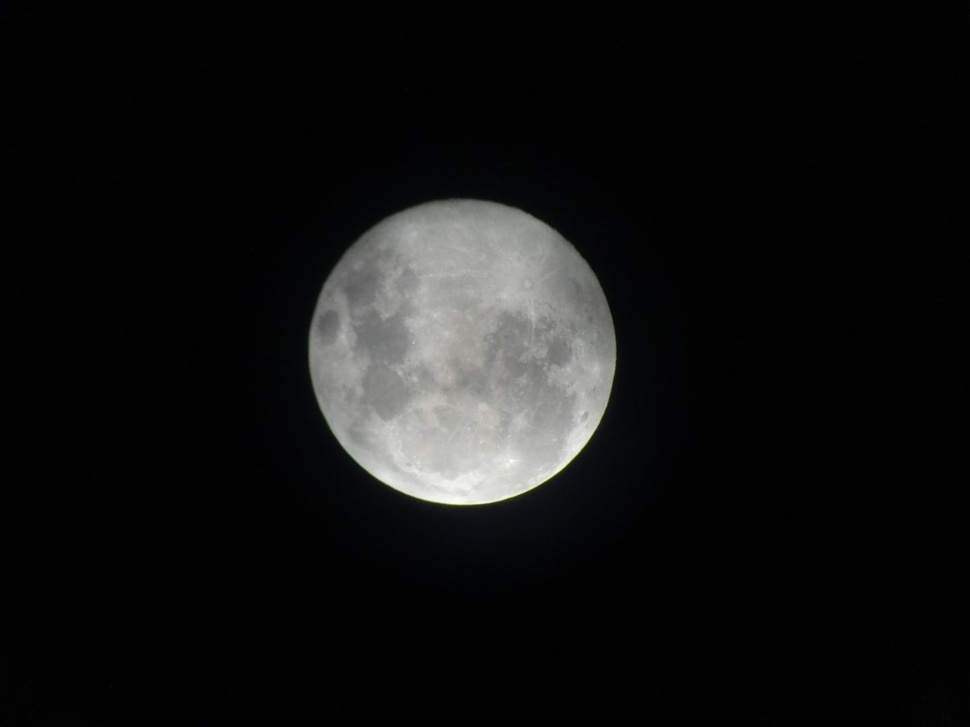
#> input picture test/IMAGE_MOON.JPG, 970 x 727 px, shrunk from 1440 x 1080 before the run
$ python PID.py
#> lines starting #> are read from the running program, lines starting #| are printed output that depends on the picture; after the words box and inside, x2 and y2 are one past the last pixel; in counts of white or black regions, pixels touching at a corner belong together; long printed decimals are rounded
### cameraModel.py
#!/usr/bin/python
# -*- coding: utf-8 -*-

import numpy as np
import cv2
import math
from matplotlib import pyplot as plt

import binmom

class CameraModel(object):
    """docstring for CameraModel."""
    def __init__(self, ii):
        super(CameraModel, self).__init__()
        self.initialImage   = ii
        self.currentImage   = ii
        self.planetVelocity = [10,-2] # [pixel/step]
        self.imageSize      = tuple(np.array([self.initialImage.shape[1], self.initialImage.shape[0]]))
        self.position       = [0,0]
        self.gearRate       = 1.5

    def updateImage(self, posdX, posdY):
        print([posdX,posdY])
        self.position[0] += posdX * self.gearRate + self.planetVelocity[0]
        self.position[1] += posdY * self.gearRate + self.planetVelocity[1]
        rad = 0
        matrix = [
        [np.cos(rad), -np.sin(rad), self.position[0]],
        [np.sin(rad), np.cos(rad),  self.position[1]]
        ]
        affineMatrix = np.float32(matrix)
        self.currentImage = cv2.warpAffine(self.initialImage, affineMatrix, self.imageSize,flags=cv2.INTER_NEAREST)

    def showCurrentImage(self, error2 = 0):
        cv2.namedWindow('Current Image', cv2.WINDOW_NORMAL)
        outputImage = self.currentImage.copy() #OpenCV は別の変数に代入しても，元の変数を改変するため，.copy()関数でクローンを作成する
        cv2.line(outputImage, (self.imageSize[0]//2,self.imageSize[1]//2-20), (self.imageSize[0]//2,self.imageSize[1]//2+20), (200, 200, 200),thickness=3, lineType=cv2.LINE_AA)
        cv2.line(outputImage, (self.imageSize[0]//2-20,self.imageSize[1]//2), (self.imageSize[0]//2+20,self.imageSize[1]//2), (200, 200, 200),thickness=3,lineType=cv2.LINE_AA)
        cv2.putText(outputImage, 'X POSITION: ' + str(self.position[0]), (40, 70), cv2.FONT_HERSHEY_PLAIN, 4, (255, 255, 255), 3, cv2.LINE_AA)
        cv2.putText(outputImage, 'Y POSITION: ' + str(self.position[1]), (40, 120), cv2.FONT_HERSHEY_PLAIN, 4, (255, 255, 255), 3, cv2.LINE_AA)
        cv2.putText(outputImage, 'STOP: \'s\'', (40, 170), cv2.FONT_HERSHEY_PLAIN, 4, (255, 255, 255), 3, cv2.LINE_AA)
        if error2 != 0:
            cv2.putText(outputImage, 'ΣERROR^2: ' + str(error2), (40, 220), cv2.FONT_HERSHEY_PLAIN, 4, (255, 255, 255), 3, cv2.LINE_AA)
        cv2.imshow('Current Image',outputImage)


# [27 lines that do not run on import are left out]

### binmom.py
#!/usr/bin/python
# -*- coding: utf-8 -*-
"""画像の２値化(binalize)とモーメント中心を見つけるモジュール."""

import numpy as np
import cv2
from matplotlib import pyplot as plt


def binalize(img):
    """画像の２値化を行う.

    1. 画像をグレースケールに変換
    2. しきい値[0, 255]を基準に２値化する

    # 入力：
     + img: cv2 モジュールで読み込んだ画像オブジェクト
    # 出力：
     + img_binalized: 2値化した画像オブジェクト

    参考
    https://www.blog.umentu.work/python-opencv3%E3%81%A7%E7%94%BB%E5%83%8F%E3%81%AE%E7%94%BB%E7%B4%A0%E5%80%A4%E3%82%92%E4%BA%8C%E5%80%A4%E5%8C%96%E3%81%97%E3%81%A6%E5%87%BA%E5%8A%9B/
    """
    img_gray = cv2.cvtColor(img, cv2.COLOR_BGR2GRAY)
    thresh = 60
    max_pixel = 255
    ret, img_binalized = cv2.threshold(
        img_gray,
        thresh,
        max_pixel,
        cv2.THRESH_BINARY
    )
    return img_binalized


def getCoG(img):
    """輪郭の重心を求める.輪郭が見つからなければ中心を出力.

    # 入力
     + img: cv2モジュールの画像オブジェクト
    # 出力
     + [x, y]: 輪郭から得られた重心位置
    参考
    http://labs.eecs.tottori-u.ac.jp/sd/Member/oyamada/OpenCV/html/py_tutorials/py_imgproc/py_contours/py_contour_features/py_contour_features.html
    """
    img_size = np.array([img.shape[1], img.shape[0]])
    mu = cv2.moments(img, False)
    if mu["m00"] < 1.0e-2:
        # cv2.imshow("image",img)
        x = int(img_size[0]/2)
        y = int(img_size[1]/2)
    else:
        x, y = int(mu["m10"]/mu["m00"]), int(mu["m01"]/mu["m00"])
        pass

    return np.array([x, y])


def run(img):
    """色抽出を行わずに解析を行う.

    # 入力
     + img: cv2モジュールの画像オブジェクト
    # 出力
     + error: 重心位置の、画像中心からのずれ
     + center: 輪郭の重心位置
    """
    img_size = np.array([img.shape[1], img.shape[0]])

    img_binalized = binalize(img)
    center = getCoG(img_binalized)
    error = center - img_size/2

    print("Position: [%d, %d]" % (center[0], center[1]))
    print("Error: [%d, %d]" % (error[0], error[1]))
    print("Center: [%d, %d]" % (center[0], center[1]))

    cv2.circle(
        img,
        (center[0], center[1]),
        int(img.shape[1] * 0.01),
        (0, 0, 255),
        -1
    )

    return error, center


# [102 lines left out: functions runMovingObject, runPink, not called in this run]


# [14 lines that do not run on import are left out]

    # img = cv2.imread('./test/IMAGE_MOON.JPG',1)
    # error, center = run(img)
    #
    # cv2.circle(
    #     img,
    #     (center[0], center[1]),
    #     int(img.shape[1] * 0.01),
    #     (0, 0, 255),
    #     -1
    # )
    # plt.figure()
    # plt.imshow(cv2.cvtColor(img, cv2.COLOR_RGB2BGR))
    # plt.show()
    #
    # img = cv2.imread('./test/IMAGE_MOON2.JPG',1)
    # error, center = run(img)
    #
    # cv2.circle(
    #     img,
    #     (center[0], center[1]),
    #     int(img.shape[1] * 0.01),
    #     (0, 0, 255),
    #     -1
    # )
    # plt.figure()
    # plt.imshow(cv2.cvtColor(img, cv2.COLOR_RGB2BGR))
    # plt.show()
    #
    # img = cv2.imread('./test/IMAGE_MOON3.JPG',1)
    # error, center = run(img)
    #
    # cv2.circle(
    #     img,
    #     (center[0], center[1]),
    #     int(img.shape[1] * 0.01),
    #     (0, 0, 255),
    #     -1
    # )
    # plt.figure()
    # plt.imshow(cv2.cvtColor(img, cv2.COLOR_RGB2BGR))
    # plt.show()

### PID.py
#!/usr/bin/python
# -*- coding: utf-8 -*-

import numpy as np
import cv2

import cameraModel
import binmom

class PIDControl(object):
    """docstring for PDControl."""
    def __init__(self, omega, zeta, kappa):
        super(PIDControl, self).__init__()
        self.xDot     = np.array([0,0])
        self.x        = np.array([0,0])
        self.xDt      = np.array([0,0])
        self.omega    = omega
        self.zeta     = zeta
        self.kappa    = kappa

    def updateData(self, x):
        self.xDot = x - self.x
        self.xDt  = x + self.xDt
        self.x    = x

    def getControlParam(self):
        pTerm = self.omega ** 2 * self.x
        dTerm = 2 * self.omega * self.zeta * self.xDot
        iTerm = self.kappa * self.xDt

        ctrlParam = -pTerm - dTerm - iTerm
        return ctrlParam


if __name__ == '__main__':
    model = cameraModel.CameraModel(cv2.imread('./test/IMAGE_MOON.JPG'))
#> in __init__, self.initialImage is the input picture: shape (727, 970, 3); mean B, G, R 18, 18.3, 18
    controller = PIDControl(0.5, 0.3, 0.3)

    error =[100,100] # huristic value
    error2 = 0
    pastError = [0,0]
    integralError = [0,0]
    while np.linalg.norm(error) > 1.0e-3:
        key = cv2.waitKey(100)&0xff
#> (key Esc is pressed here)
        if key == ord('s'):
            break

        error, center = binmom.run(model.currentImage)
#> in binalize, `ret, img_binalized = cv2.threshold( img_gray, thresh, max_pixel, cv2.T..`:
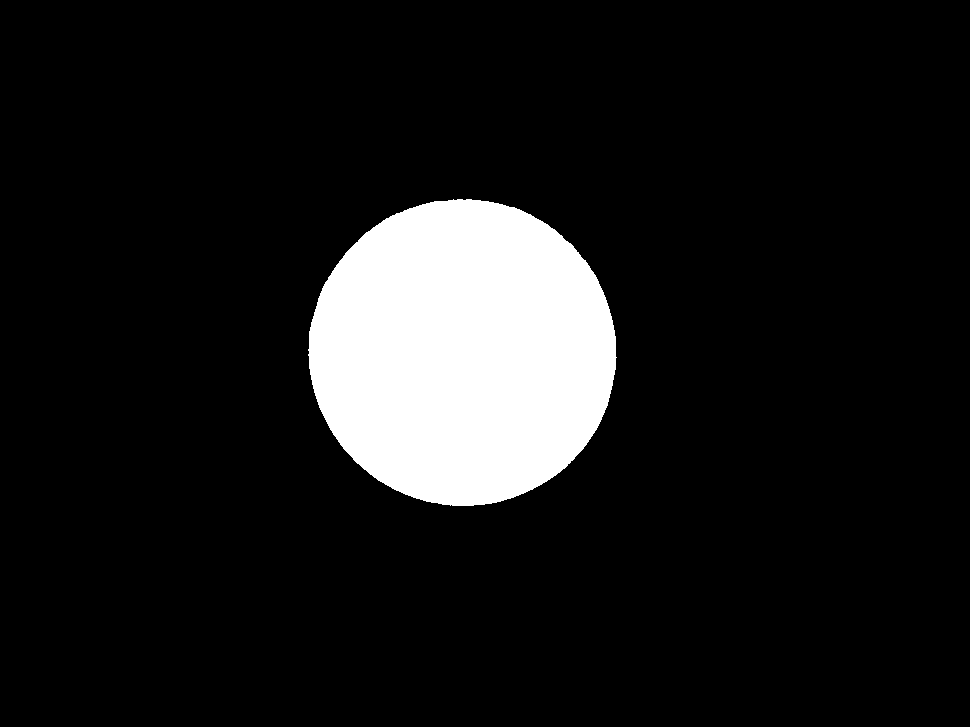
#> img_binalized: shape (727, 970); 10.5% white; 1 white region, box (x1, y1, x2, y2) and area: (308, 199, 617, 506) 74053
#> in binalize, `ret, img_binalized = cv2.threshold( img_gray, thresh, max_pixel, cv2.T..`: ret = 60
#> in getCoG, `mu = cv2.moments(img, False)`: mu = moments, m00 18883515, centre m10/m00, m01/m00 = (462.2, 352.1)
#> in getCoG, `x, y = int(mu["m10"]/mu["m00"]), int(mu["m01"]/mu["m00"])`: x = 462; y = 352
#> in run, `center = getCoG(img_binalized)`: center = [462, 352]
#> in run, `error = center - img_size/2`: error = [-23, -11.5]
#| Position: [462, 352]
#| Error: [-23, -11]
#| Center: [462, 352]
#> error = [-23, -11.5]; center = [462, 352]
        controller.updateData(error)
#> in updateData, `self.xDot = x - self.x`: self.xDot = [-23, -11.5]
        ctrl = controller.getControlParam()
#> in getControlParam, `pTerm = self.omega ** 2 * self.x`: pTerm = [-5.75, -2.88]
#> in getControlParam, `dTerm = 2 * self.omega * self.zeta * self.xDot`: dTerm = [-6.9, -3.45]
#> in getControlParam, `ctrlParam = -pTerm - dTerm - iTerm`: ctrlParam = [19.55, 9.77]
#> ctrl = [19.55, 9.77]

        error2 += np.linalg.norm(error)
#> error2 = 25.71
        model.updateImage(*ctrl)
#| [19.550, 9.775]
#> in updateImage, `matrix = [ [np.cos(rad), -np.sin(rad), self.position[0]], [np.sin(rad)..`: matrix = [[1, 0, 39.32], [0, 1, 12.66]]
#> in updateImage, `affineMatrix = np.float32(matrix)`: affineMatrix = [[1, 0, 39.33], [0, 1, 12.66]]
#> in updateImage, `self.currentImage = cv2.warpAffine(self.initialImage, affineMatrix, se..`:
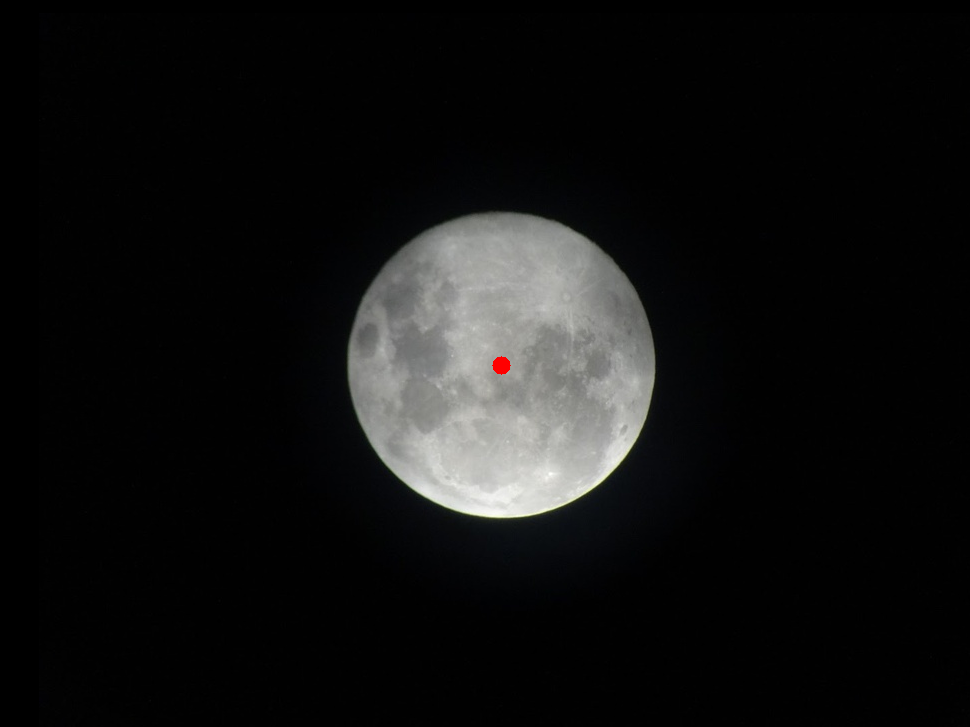
#> self.currentImage: shape (727, 970, 3); mean B, G, R 17.9, 18.1, 18
        model.showCurrentImage(error2)
#> in showCurrentImage, `cv2.line(outputImage, (self.imageSize[0]//2,self.imageSize[1]//2-20), ..`: outputImage: shape (727, 970, 3); 0.04% of pixels changed, all inside (x1, y1, x2, y2) = (482, 341, 489, 386)
#> in showCurrentImage, `cv2.line(outputImage, (self.imageSize[0]//2-20,self.imageSize[1]//2), ..`: outputImage: shape (727, 970, 3); mean B, G, R 17.9, 18.2, 18
#> in showCurrentImage, `cv2.putText(outputImage, 'ΣERROR^2: ' + str(error2), (40, 220), cv2.FO..`:
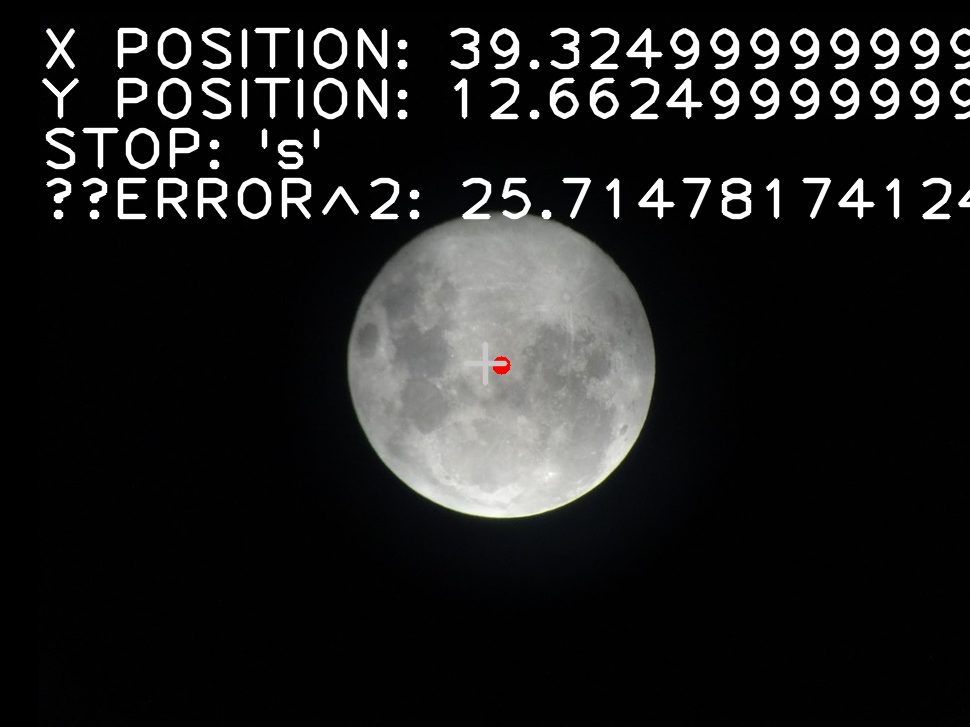
#> outputImage: shape (727, 970, 3); mean B, G, R 30.2, 30.4, 30.2

    cv2.waitKey(0)

$ run again, with test/IMAGE_MOON2.jpg copied over test/IMAGE_MOON.JPG
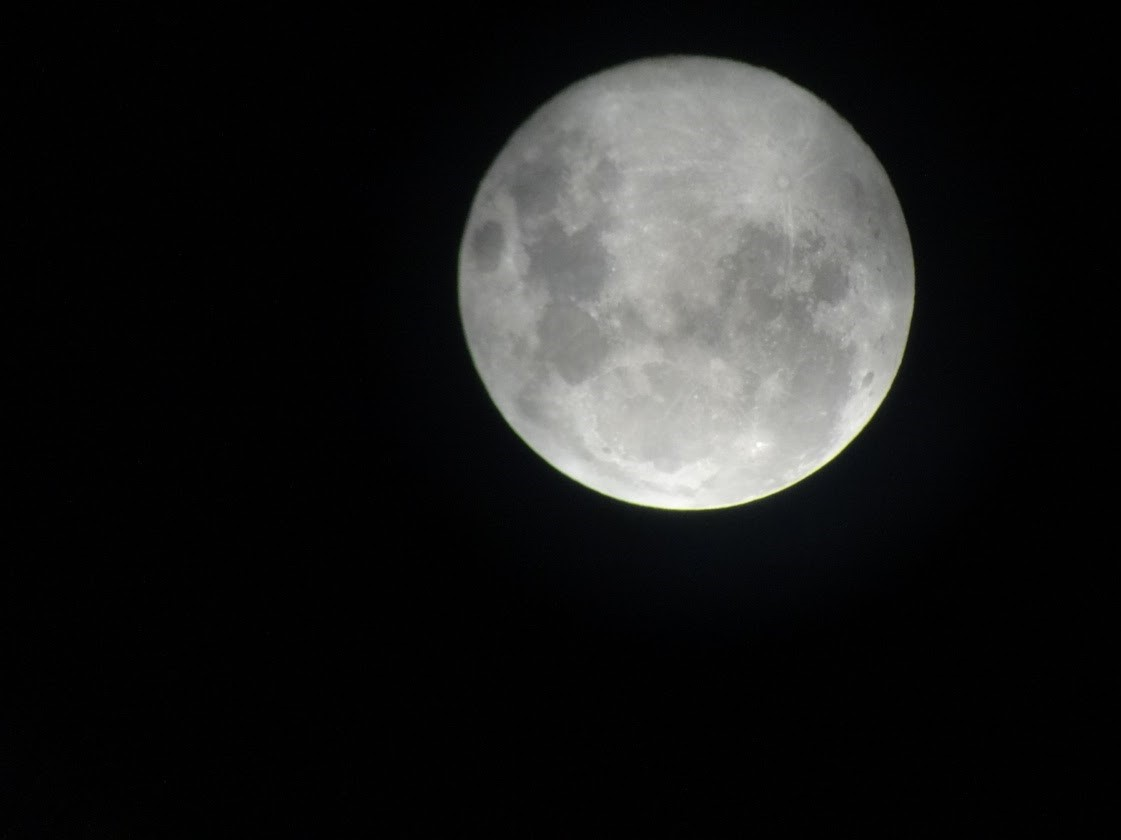
#> input picture test/IMAGE_MOON2.jpg, 1121 x 840 px
#> in __init__, self.initialImage is the input picture: shape (840, 1121, 3); mean B, G, R 29.1, 29.4, 29.1
#> in binalize, `ret, img_binalized = cv2.threshold( img_gray, thresh, max_pixel, cv2.T..`:
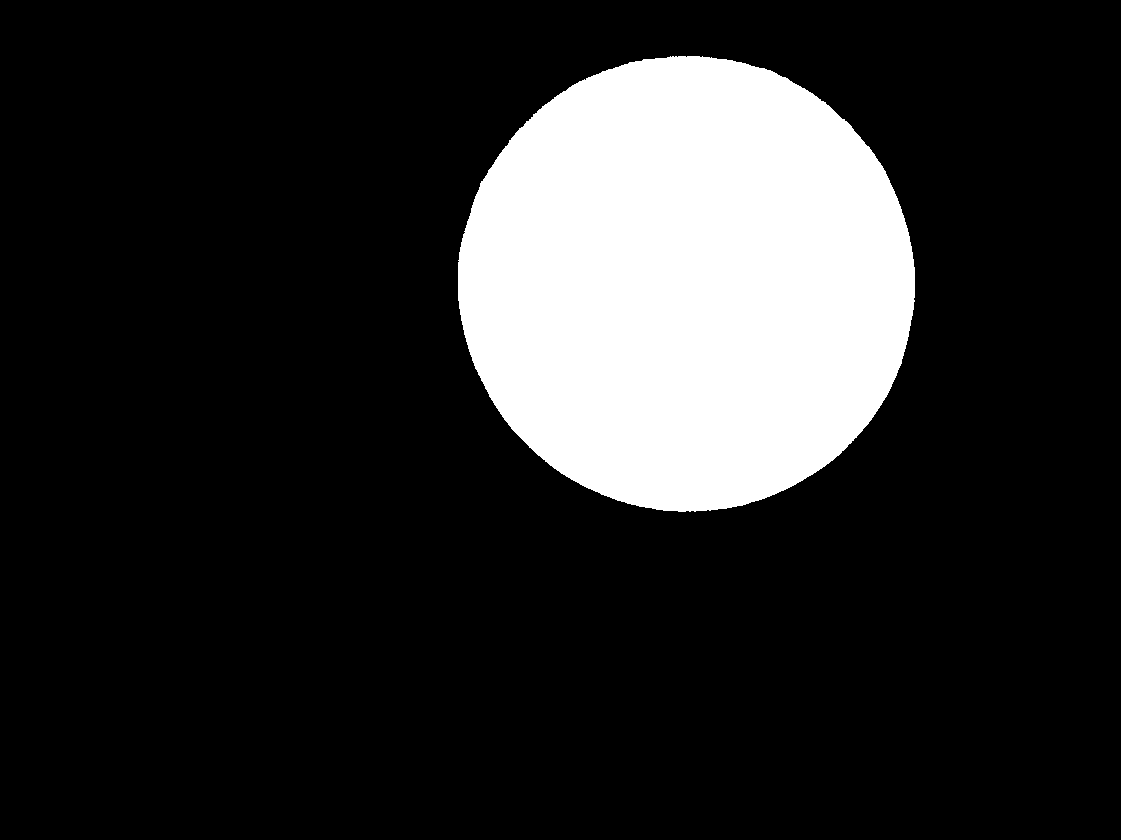
#> img_binalized: shape (840, 1121); 17.3% white; 1 white region, box (x1, y1, x2, y2) and area: (458, 56, 915, 512) 163336
#> ret = 60
#> mu = moments, m00 41650680, centre m10/m00, m01/m00 = (686.4, 283.3)
#> x = 686; y = 283
#> in run, `center = getCoG(img_binalized)`: center = [686, 283]
#> in run, `error = center - img_size/2`: error = [125.5, -137]
#| Position: [686, 283]
#| Error: [125, -137]
#| Center: [686, 283]
#> `error, center = binmom.run(model.currentImage)`: center = [686, 283]
#> self.xDot = [125.5, -137]
#> pTerm = [31.38, -34.25]
#> dTerm = [37.65, -41.1]
#> ctrlParam = [-106.7, 116.4]
#> error2 = 185.8
#| [-106.675, 116.450]
#> matrix = [[1, 0, -150], [0, 1, 172.7]]
#> in showCurrentImage, `cv2.putText(outputImage, 'ΣERROR^2: ' + str(error2), (40, 220), cv2.FO..`:
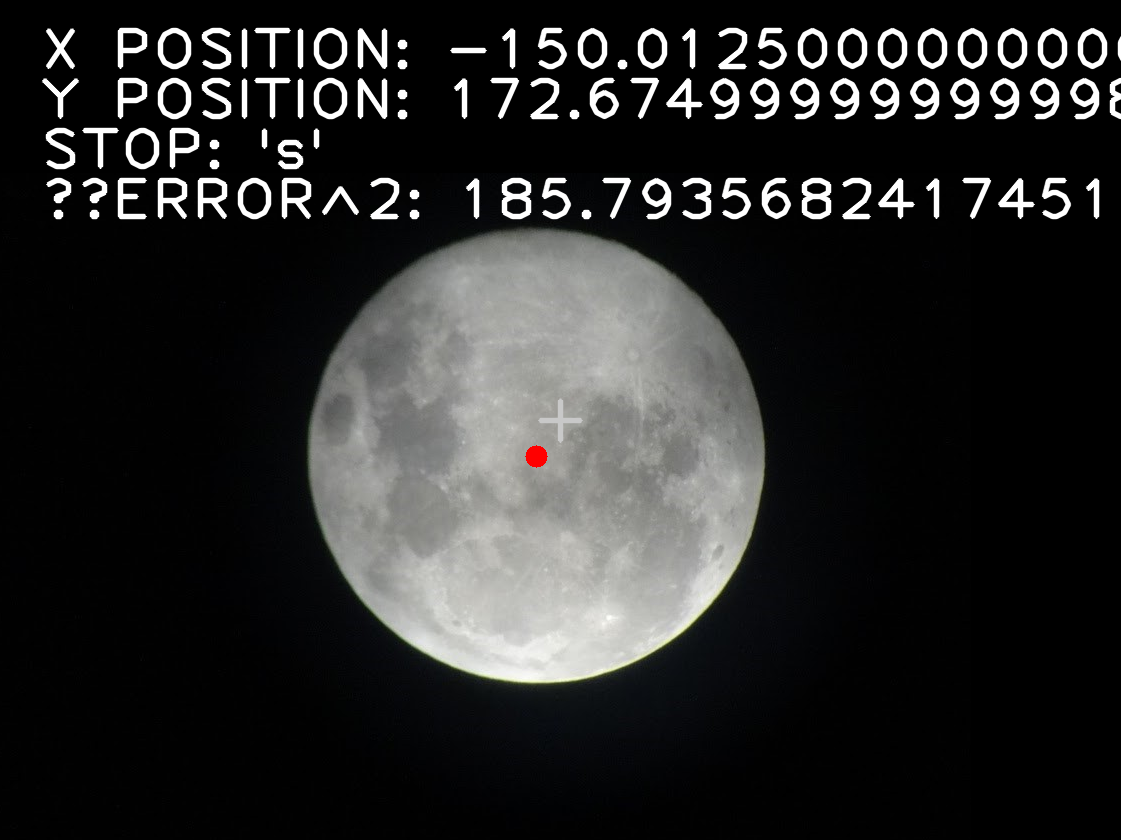
#> outputImage: shape (840, 1121, 3); mean B, G, R 39.1, 39.5, 39.3

$ run again, with test/IMAGE_MOON3.jpg copied over test/IMAGE_MOON.JPG
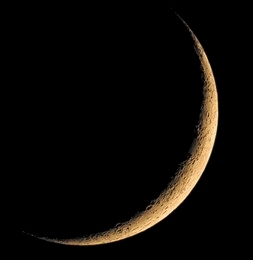
#> input picture test/IMAGE_MOON3.jpg, 253 x 260 px
#> in __init__, self.initialImage is the input picture: shape (260, 253, 3); mean B, G, R 6.2, 9.1, 11.6
#> in binalize, `ret, img_binalized = cv2.threshold( img_gray, thresh, max_pixel, cv2.T..`:
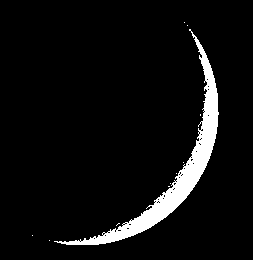
#> img_binalized: shape (260, 253); 6% white; 11 white regions (10 under 20 px), largest, box (x1, y1, x2, y2) and area: (54, 29, 219, 245) 3923
#> ret = 60
#> mu = moments, m00 1004190, centre m10/m00, m01/m00 = (174.4, 169.1)
#> x = 174; y = 169
#> in run, `center = getCoG(img_binalized)`: center = [174, 169]
#> in run, `error = center - img_size/2`: error = [47.5, 39]
#| Position: [174, 169]
#| Error: [47, 39]
#| Center: [174, 169]
#> `error, center = binmom.run(model.currentImage)`: center = [174, 169]
#> self.xDot = [47.5, 39]
#> pTerm = [11.88, 9.75]
#> dTerm = [14.25, 11.7]
#> ctrlParam = [-40.38, -33.15]
#> error2 = 61.46
#| [-40.375, -33.15]
#> matrix = [[1, 0, -50.56], [0, 1, -51.72]]
#> in showCurrentImage, `cv2.putText(outputImage, 'ΣERROR^2: ' + str(error2), (40, 220), cv2.FO..`:
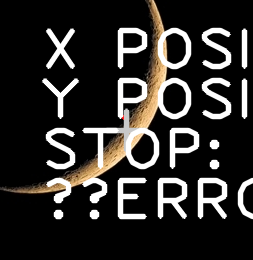
#> outputImage: shape (260, 253, 3); mean B, G, R 41.2, 43.4, 45.3
